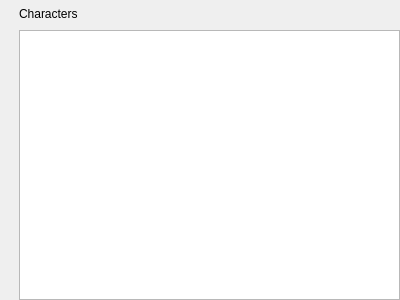
<?xml version="1.0" encoding="UTF-8"?>
<ui version="4.0">
 <class>CharacterDisplay</class>
 <widget class="QWidget" name="CharacterDisplay">
  <property name="geometry">
   <rect>
    <x>0</x>
    <y>0</y>
    <width>400</width>
    <height>300</height>
   </rect>
  </property>
  <property name="windowTitle">
   <string>Form</string>
  </property>
  <widget class="QWidget" name="gridLayoutWidget">
   <property name="geometry">
    <rect>
     <x>-1</x>
     <y>-1</y>
     <width>401</width>
     <height>301</height>
    </rect>
   </property>
   <layout class="QGridLayout" name="gridLayout">
    <item row="2" column="1">
     <widget class="QListWidget" name="listWidget"/>
    </item>
    <item row="0" column="1">
     <spacer name="verticalSpacer_2">
      <property name="orientation">
       <enum>Qt::Vertical</enum>
      </property>
      <property name="sizeType">
       <enum>QSizePolicy::Minimum</enum>
      </property>
      <property name="sizeHint" stdset="0">
       <size>
        <width>20</width>
        <height>5</height>
       </size>
      </property>
     </spacer>
    </item>
    <item row="1" column="1">
     <widget class="QLabel" name="label">
      <property name="text">
       <string>Characters</string>
      </property>
     </widget>
    </item>
    <item row="1" column="0">
     <spacer name="horizontalSpacer">
      <property name="orientation">
       <enum>Qt::Horizontal</enum>
      </property>
      <property name="sizeType">
       <enum>QSizePolicy::Minimum</enum>
      </property>
      <property name="sizeHint" stdset="0">
       <size>
        <width>20</width>
        <height>20</height>
       </size>
      </property>
     </spacer>
    </item>
   </layout>
  </widget>
 </widget>
 <resources/>
 <connections/>
</ui>
